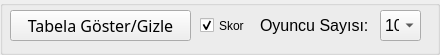
  <widget class="QGroupBox" name="navbarGroup">
   <property name="geometry">
    <rect>
     <x>10</x>
     <y>30</y>
     <width>440</width>
     <height>55</height>
    </rect>
   </property>
   <property name="minimumSize">
    <size>
     <width>440</width>
     <height>0</height>
    </size>
   </property>
   <property name="maximumSize">
    <size>
     <width>440</width>
     <height>55</height>
    </size>
   </property>
   <property name="baseSize">
    <size>
     <width>440</width>
     <height>100</height>
    </size>
   </property>
   <property name="title">
    <string/>
   </property>
   <widget class="QPushButton" name="scoreTableOpClBt">
    <property name="geometry">
     <rect>
      <x>10</x>
      <y>10</y>
      <width>181</width>
      <height>31</height>
     </rect>
    </property>
    <property name="font">
     <font>
      <family>Poppins</family>
      <pointsize>12</pointsize>
     </font>
    </property>
    <property name="text">
     <string>Tabela Göster/Gizle</string>
    </property>
   </widget>
   <widget class="QComboBox" name="comboBox">
    <property name="geometry">
     <rect>
      <x>380</x>
      <y>10</y>
      <width>41</width>
      <height>31</height>
     </rect>
    </property>
    <property name="font">
     <font>
      <pointsize>12</pointsize>
     </font>
    </property>
    <property name="currentIndex">
     <number>9</number>
    </property>
    <item>
     <property name="text">
      <string>1</string>
     </property>
    </item>
    <item>
     <property name="text">
      <string>2</string>
     </property>
    </item>
    <item>
     <property name="text">
      <string>3</string>
     </property>
    </item>
    <item>
     <property name="text">
      <string>4</string>
     </property>
    </item>
    <item>
     <property name="text">
      <string>5</string>
     </property>
    </item>
    <item>
     <property name="text">
      <string>6</string>
     </property>
    </item>
    <item>
     <property name="text">
      <string>7</string>
     </property>
    </item>
    <item>
     <property name="text">
      <string>8</string>
     </property>
    </item>
    <item>
     <property name="text">
      <string>9</string>
     </property>
    </item>
    <item>
     <property name="text">
      <string>10</string>
     </property>
    </item>
   </widget>
   <widget class="QLabel" name="label_3">
    <property name="geometry">
     <rect>
      <x>260</x>
      <y>10</y>
      <width>121</width>
      <height>31</height>
     </rect>
    </property>
    <property name="font">
     <font>
      <pointsize>12</pointsize>
     </font>
    </property>
    <property name="text">
     <string>Oyuncu Sayısı:</string>
    </property>
   </widget>
   <widget class="QCheckBox" name="checkBox">
    <property name="geometry">
     <rect>
      <x>200</x>
      <y>10</y>
      <width>51</width>
      <height>31</height>
     </rect>
    </property>
    <property name="text">
     <string>Skor</string>
    </property>
    <property name="checked">
     <bool>true</bool>
    </property>
   </widget>
  </widget>
